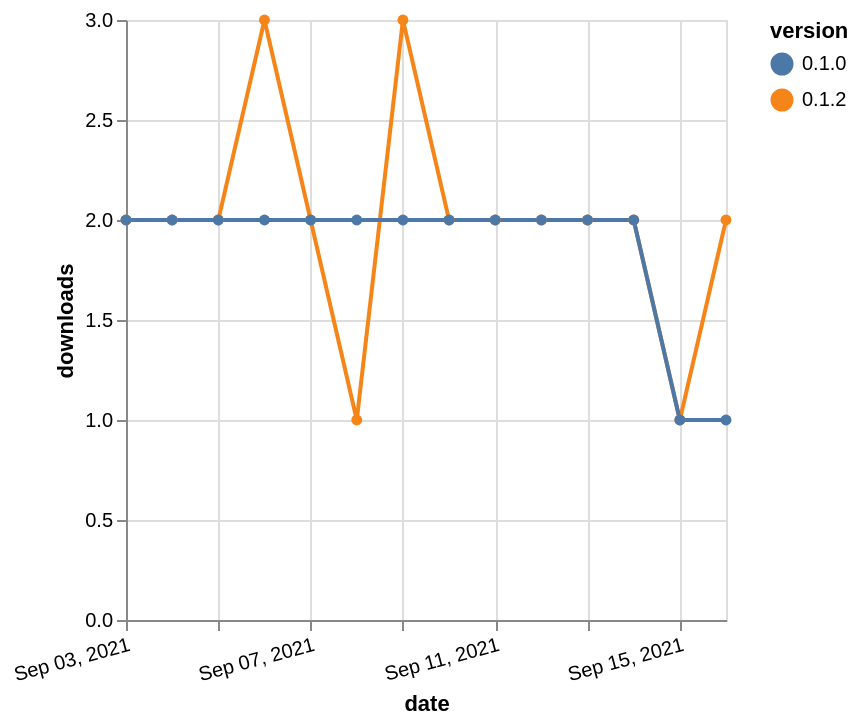

The specification (Vega-Lite) saved for this image:
### Vega-Lite specification from a JSON file in a GitHub repository (floating-point values rounded to 4 significant figures)
{"$schema": "https://vega.github.io/schema/vega-lite/v5.json", "description": "A simple bar chart with embedded data.", "data": {"values": [{"date": "2021-09-03", "total": 2180, "delta": 2, "version": "0.1.2"}, {"date": "2021-09-04", "total": 2182, "delta": 2, "version": "0.1.2"}, {"date": "2021-09-05", "total": 2184, "delta": 2, "version": "0.1.2"}, {"date": "2021-09-06", "total": 2187, "delta": 3, "version": "0.1.2"}, {"date": "2021-09-07", "total": 2189, "delta": 2, "version": "0.1.2"}, {"date": "2021-09-08", "total": 2190, "delta": 1, "version": "0.1.2"}, {"date": "2021-09-09", "total": 2193, "delta": 3, "version": "0.1.2"}, {"date": "2021-09-10", "total": 2195, "delta": 2, "version": "0.1.2"}, {"date": "2021-09-11", "total": 2197, "delta": 2, "version": "0.1.2"}, {"date": "2021-09-12", "total": 2199, "delta": 2, "version": "0.1.2"}, {"date": "2021-09-13", "total": 2201, "delta": 2, "version": "0.1.2"}, {"date": "2021-09-14", "total": 2203, "delta": 2, "version": "0.1.2"}, {"date": "2021-09-15", "total": 2204, "delta": 1, "version": "0.1.2"}, {"date": "2021-09-16", "total": 2206, "delta": 2, "version": "0.1.2"}, {"date": "2021-09-03", "total": 2197, "delta": 2, "version": "0.1.0"}, {"date": "2021-09-04", "total": 2199, "delta": 2, "version": "0.1.0"}, {"date": "2021-09-05", "total": 2201, "delta": 2, "version": "0.1.0"}, {"date": "2021-09-06", "total": 2203, "delta": 2, "version": "0.1.0"}, {"date": "2021-09-07", "total": 2205, "delta": 2, "version": "0.1.0"}, {"date": "2021-09-08", "total": 2207, "delta": 2, "version": "0.1.0"}, {"date": "2021-09-09", "total": 2209, "delta": 2, "version": "0.1.0"}, {"date": "2021-09-10", "total": 2211, "delta": 2, "version": "0.1.0"}, {"date": "2021-09-11", "total": 2213, "delta": 2, "version": "0.1.0"}, {"date": "2021-09-12", "total": 2215, "delta": 2, "version": "0.1.0"}, {"date": "2021-09-13", "total": 2217, "delta": 2, "version": "0.1.0"}, {"date": "2021-09-14", "total": 2219, "delta": 2, "version": "0.1.0"}, {"date": "2021-09-15", "total": 2220, "delta": 1, "version": "0.1.0"}, {"date": "2021-09-16", "total": 2221, "delta": 1, "version": "0.1.0"}]}, "width": "container", "mark": {"type": "line", "point": {"filled": true}}, "encoding": {"x": {"field": "date", "type": "temporal", "timeUnit": "yearmonthdate", "title": "date", "axis": {"labelAngle": -15}}, "y": {"field": "delta", "type": "quantitative", "title": "downloads"}, "color": {"field": "version", "type": "nominal"}, "tooltip": {"field": "delta"}}}
